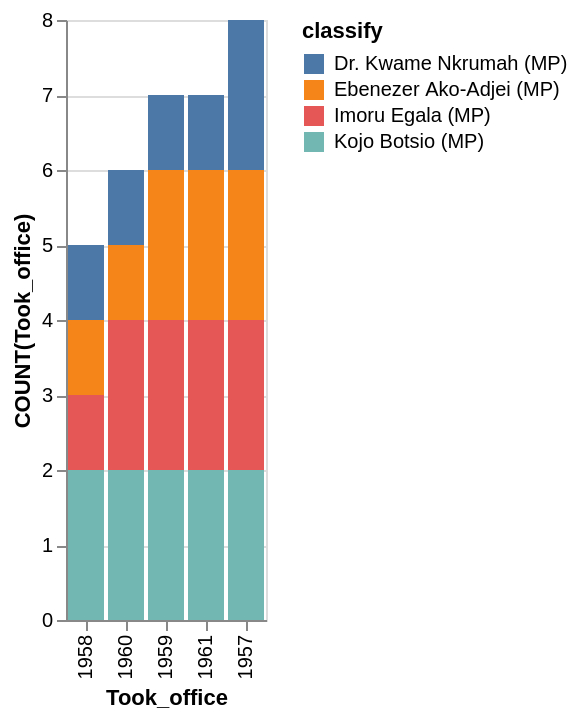

This figure's Vega-Lite source:
### Vega-Lite specification from a JSON file in a GitHub repository (floating-point values rounded to 4 significant figures)
{"data": {"values": [{"x_data": "1958", "y_data": 1, "classify": "Dr. Kwame Nkrumah (MP)"}, {"x_data": "1960", "y_data": 1, "classify": "Dr. Kwame Nkrumah (MP)"}, {"x_data": "1959", "y_data": 1, "classify": "Dr. Kwame Nkrumah (MP)"}, {"x_data": "1961", "y_data": 1, "classify": "Dr. Kwame Nkrumah (MP)"}, {"x_data": "1957", "y_data": 2, "classify": "Dr. Kwame Nkrumah (MP)"}, {"x_data": "1958", "y_data": 1, "classify": "Ebenezer Ako-Adjei (MP)"}, {"x_data": "1960", "y_data": 1, "classify": "Ebenezer Ako-Adjei (MP)"}, {"x_data": "1959", "y_data": 2, "classify": "Ebenezer Ako-Adjei (MP)"}, {"x_data": "1961", "y_data": 2, "classify": "Ebenezer Ako-Adjei (MP)"}, {"x_data": "1957", "y_data": 2, "classify": "Ebenezer Ako-Adjei (MP)"}, {"x_data": "1958", "y_data": 1, "classify": "Imoru Egala (MP)"}, {"x_data": "1960", "y_data": 2, "classify": "Imoru Egala (MP)"}, {"x_data": "1959", "y_data": 2, "classify": "Imoru Egala (MP)"}, {"x_data": "1961", "y_data": 2, "classify": "Imoru Egala (MP)"}, {"x_data": "1957", "y_data": 2, "classify": "Imoru Egala (MP)"}, {"x_data": "1958", "y_data": 2, "classify": "Kojo Botsio (MP)"}, {"x_data": "1960", "y_data": 2, "classify": "Kojo Botsio (MP)"}, {"x_data": "1959", "y_data": 2, "classify": "Kojo Botsio (MP)"}, {"x_data": "1961", "y_data": 2, "classify": "Kojo Botsio (MP)"}, {"x_data": "1957", "y_data": 2, "classify": "Kojo Botsio (MP)"}]}, "mark": "bar", "encoding": {"x": {"field": "x_data", "type": "nominal", "title": "Took_office", "sort": {"op": "sum", "field": "y_data", "order": "ascending"}}, "y": {"field": "y_data", "type": "quantitative", "title": "COUNT(Took_office)"}, "color": {"field": "classify"}}}
